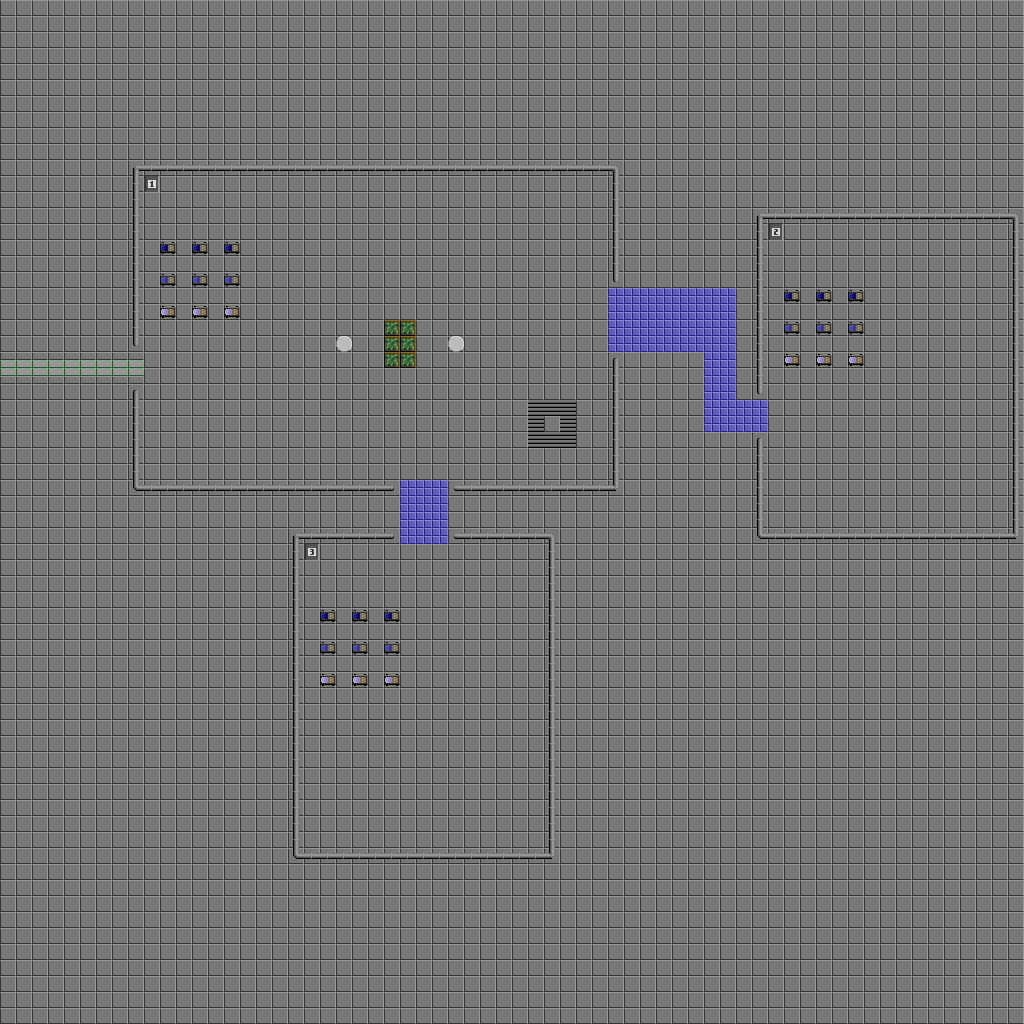

The image is a tile-based game level rendered from a .tmx file. Its description and source (layers, tilesets, objects; grid data summarised) follow:
An orthogonal 64x64 tile map with 16x16 px tiles, 4 tile layers (background, collision1, collision2, masks1) and 4 objects (2x shaft, elevatorUp, evelatorDown).

<map version="1.0" orientation="orthogonal" width="64" height="64" tilewidth="16" tileheight="16">
 <tileset firstgid="1" name="groundTiles" tilewidth="16" tileheight="16">
  <image source="../images/groundTiles.png" width="320" height="672" />
 </tileset>
 <layer name="background" width="64" height="64">
  <data>[4096 cells, 4096 non-empty, 7 distinct tile ids]</data>
 </layer>
 <layer name="collision1" width="64" height="64">
  <properties>
   <property name="collision" value="true" />
  </properties>
  <data>[4096 cells, 263 non-empty, 14 distinct tile ids]</data>
 </layer>
 <layer name="collision2" width="64" height="64">
  <properties>
   <property name="collision" value="true" />
  </properties>
  <data>[4096 cells, 2 non-empty, 1 distinct tile ids]</data>
 </layer>
 <objectgroup name="objects1" width="64" height="64">
  <properties>
   <property name="tiled" value="true" />
  </properties>
  <object name="elevatorUp" gid="62" x="544" y="240" width="256" height="256">
   <properties>
    <property name="solid" value="0" />
   </properties>
  </object>
  <object name="evelatorDown" gid="63" x="544" y="432" width="256" height="256">
   <properties>
    <property name="solid" value="0" />
   </properties>
  </object>
  <object name="shaft" gid="61" x="160" y="448" width="256" height="256">
   <properties>
    <property name="solid" value="1" />
   </properties>
  </object>
  <object name="shaft" gid="61" x="160" y="224" width="256" height="256">
   <properties>
    <property name="solid" value="1" />
   </properties>
  </object>
 </objectgroup>
 <layer name="masks1" width="64" height="64">
  <data>[4096 cells, 8 non-empty, 1 distinct tile ids]</data>
 </layer>
</map>
